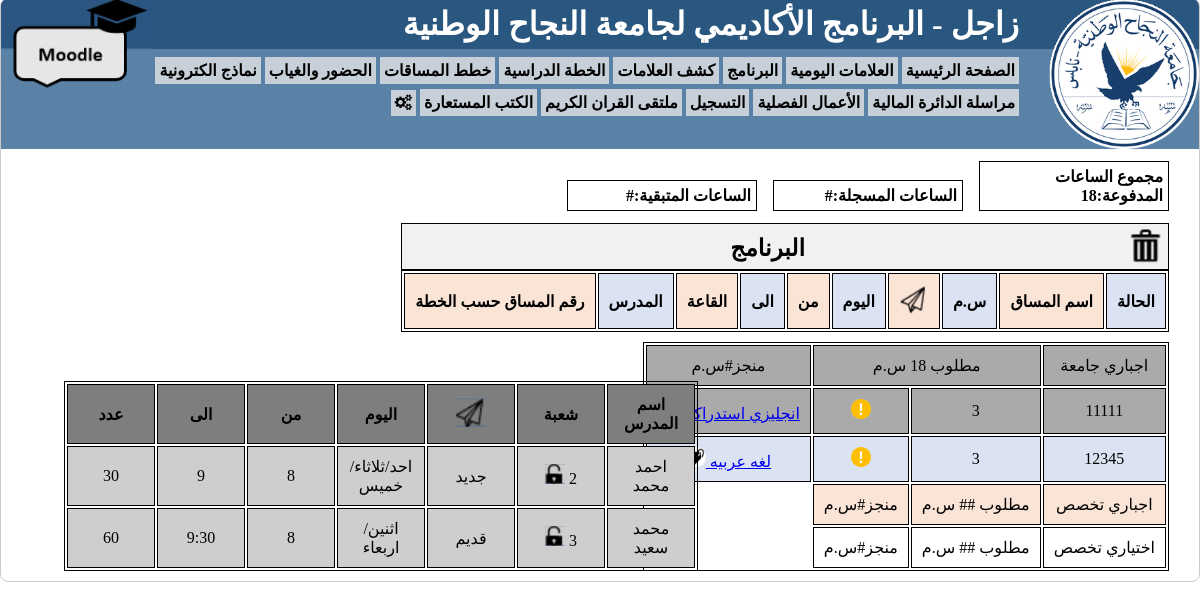
Screenshot of /sign-up.php?det&courseId=11111 (signed in) with the database file from the repository.
### tables this page shows
CREATE TABLE `course` (
  `courseId` int(11) NOT NULL,
  `courseName` varchar(200) NOT NULL,
  `courseClock` int(11) NOT NULL,
  `room` varchar(20) NOT NULL,
  `courseType` int(11) NOT NULL
);

CREATE TABLE `courseSection` (
  `courseId` int(11) NOT NULL,
  `sectionNumber` int(11) NOT NULL,
  `courseTeacher` varchar(200) NOT NULL,
  `campus` varchar(20) NOT NULL,
  `courseDay` varchar(200) NOT NULL,
  `courseFrom` varchar(11) NOT NULL,
  `CourseTo` varchar(11) NOT NULL,
  `capacity` int(11) NOT NULL,
  `numberOfStudent` int(11) NOT NULL DEFAULT '0'
);

### getCourse.php (called while the page is built)
<?php
require_once('login/functions/connect.php');
$getCourseSQL="SELECT * FROM course where courseType=1";
$getCourseResult=$conn->query($getCourseSQL);

### getSection.php (called while the page is built)
<?php
require_once('login/functions/connect.php');
$getSectionsSQL="SELECT * FROM course
INNER JOIN courseSection
on course.courseId=courseSection.courseId
where course.courseId=$courseId";
$getSectionResult=$conn->query($getSectionsSQL);

### sign-up.php (the view, shortened to what this page needs)
<!DOCTYPE html>
<html>
<head>
    <link rel="stylesheet" href="css/font-awesome.min.css">
    <link rel="stylesheet" href="css/main.css">
    <link rel="stylesheet" href="css/sign-up.css">
</head>
<body>
    <div class="container">
        <div class="main">
            <h1>زاجل - البرنامج الأكاديمي لجامعة النجاح الوطنية</h1>
            <div class="navbar">
                <ul>
                    <li><a href="index.php">الصفحة الرئيسية</a></li>
                    <li><a href="#">العلامات اليومية</a></li>
                    <li><a href="#">البرنامج</a></li>
                    <li><a href="grades.php">كشف العلامات</a></li>
                    <li><a href="study-plan.html">الخطة الدراسية</a></li>
                    <li><a href="#">خطط المساقات</a></li>
                    <li><a href="attendance.html">الحضور والغياب</a></li>
                    <li><a href="#">نماذج الكترونية</a></li>
                    <li><a href="#">مراسلة الدائرة المالية</a></li>
                    <li><a href="#">الأعمال الفصلية</a></li>
                    <li><a href="sign-up.php">التسجيل</a></li>
                    <li><a href="#">ملتقى القران الكريم</a></li>
                    <li><a href="#">الكتب المستعارة</a></li>
                    <li><a href="setting.php"><i class="fa fa-cogs"></i></a></li>
                </ul>
            </div>
            <img class="right-img" src="images/s.png" alt="najah" width="150" height="150">
            <a href="https://moodle.najah.edu/"><img class="left-img" src="images/moodle.png" alt="moodle" width="150"
                    height="92"></a>
            <div class="info sign-up">
                <ul>
                    <li>مجموع الساعات المدفوعة:18</li>
                    <li>الساعات المسجلة:#</li>
                    <li>الساعات المتبقية:#</li>
                </ul>
                <table class="one">
                    <caption>
                        <h3>البرنامج</h3>
                        <a href="sign-up.php?deleteAll"><img class="trash" src="images/trash.png" width="35" height="35" alt="trash">
</a>
                    </caption>
                    <thead>
                        <tr>
                            <td>الحالة</td>
                            <td>اسم المساق</td>
                            <td>س.م</td>
                            <td><img src="images/2020-05-02_011340.png" width="30" height="30" alt="pointer"></td>
                            <td>اليوم</td>
                            <td>من</td>
                            <td>الى</td>
                            <td>القاعة</td>
                            <td>المدرس</td>
                            <td>رقم المساق حسب الخطة</td>
                        </tr>
                    </thead>
                        <?php
                        require_once('getSignUpCourse.php');
                            ?>
                </table>
                <table class="two">
                    <tbody>
                        <tr>
                            <td onclick='getMand()'>اجباري جامعة</td>
                            <td colspan='2'>مطلوب 18 س.م</td>
                            <td>منجز#س.م</td>
                        </tr>
                        <?php
                            require_once('getCourse.php');
                            while ($course=$getCourseResult->fetch_assoc()) { ?>
                         <tr class='display-none xx'>
                            <td><?php echo $course['courseId'];?>
                        </td>
                            <td><?php echo $course['courseClock'];?></td>
                            <td><img src='images/wonder.png'></td>
                            <td><a href="sign-up.php?det&courseId=<?php echo $course['courseId']?>"><?php echo $course['courseName'];?> </a>
                            <img  onclick='getinsideTable()' src='images/pen.png' />
                        </td>
                        </tr>
                            <?php } ?>
                        <tr>
                            <td>اجباري تخصص</td>
                            <td>مطلوب ## س.م</td>
                            <td>منجز#س.م</td>
                        </tr>
                        <tr>
                            <td>اختياري تخصص</td>
                            <td>مطلوب ## س.م</td>
                            <td>منجز#س.م</td>
                        </tr>
                    </tbody>
                </table>
<?php
if (isset($_GET['det'])) {
    $courseId=$_GET['courseId'];
    require_once('getSection.php'); ?>
            <table class="three">
                    <thead>
                        <tr>
                            <td>اسم المدرس</td>
                            <td>شعبة</td>
                            <td><img src="images/2020-05-02_015553.png" width="30" height="30" alt="pointer"></td>
                            <td>اليوم</td>
                            <td>من</td>
                            <td>الى</td>
                            <td>عدد</td>
                        </tr>
                    </thead>
                    <tbody>
    <?php
    while ($sections=$getSectionResult->fetch_assoc()) {
        ?>
                        <tr>
                        <td><?php echo $sections['courseTeacher']; ?></td>
                            <td><?php echo $sections['sectionNumber']; ?>
                            <a href="sign-up.php?section=<?php echo $sections['sectionNumber']; ?>&add=<?php echo $sections['courseId']; ?>">
                                <img src="images/black.png" width="20" height="20" alt="black">
    </a></td>
                            <td><?php echo $sections['campus']; ?></td>
                            <td><?php echo $sections['courseDay']; ?></td>
                            <td><?php echo $sections['courseFrom']; ?></td>
                            <td><?php echo $sections['CourseTo']; ?></td>
                            <td><?php echo $sections['capacity']; ?></td>
                        </tr>
    <?php
    }
}?>
                    </tbody>
                </table>
            </div>
        </div>
    </div>
</body>
</html>

### css/main.css (style rules this page uses)
* { padding:0; margin:0; box-sizing:border-box; direction:rtl; text-align:right; }
body { direction:rtl; text-align:right; margin-top:-42px; }
.container { width:1200px; margin:auto; }
.main { border:1px solid #ccc; margin-top:40px; border-radius:8px; margin-bottom:15px; position:relative; overflow:hidden }
.main > h1 { background-color:#2a577f; padding:6px 180px 6px 0; color:#fff }
.main .navbar { min-height:100px; background-color:#5982a6; padding:8px 180px 0 150px; }
.main .navbar ul { list-style:none; }
.main .navbar ul li { display:inline-block; background-color:#c7d0d8; padding:4px; margin-bottom:5px }
.main .navbar ul li a { text-decoration:none; color:#000; font-size:16px; font-weight:bold; }
.main .right-img { position:absolute; top:0 }
.main .left-img { position:absolute; top:0; left:0 }
.main .info { position:relative; min-height:420px; background:url('../images/image2.jpg') no-repeat; background-size:100% 400px }

### css/sign-up.css (style rules this page uses)
.main .sign-up { background:none }
.main .sign-up ul { list-style:none; margin:12px 30px; }
.main .sign-up ul li { display:inline-block; padding:5px; width:190px; border:1px solid #000; font-weight:bold; margin-left:12px; }
.main .sign-up table { border:1px solid #000; margin-right:30px; margin-bottom:10px; }
.main .sign-up table.one caption { border:1px solid #000; text-align:center; font-weight:bold; font-size:20px; padding:5px; background-color:#f1f1f1; }
.main .sign-up table.one caption .trash { float:right }
.main .sign-up table.one caption h3 { display:inline-block; margin-top:5px; }
.main .sign-up table td { border:1px solid #000; padding:10px; text-align:center }
.main .sign-up table thead td { font-weight:bold }
.main .sign-up table.one thead td:nth-of-type(odd) { background-color:#dbe3f3 }
.main .sign-up table.one thead td:nth-of-type(even) { background-color:#fae4d6 }
.main .sign-up table.two tbody tr:nth-of-type(1), .main .sign-up table.two tbody tr:nth-of-type(2) { background-color:#aaa }
.main .sign-up table.two tbody tr:nth-of-type(3) { background-color:#dbe3f3 }
.main .sign-up table.two tbody tr:nth-of-type(4) { background-color:#fae4d6 }
.main .two img { width:20px; }
.main .sign-up table.three { position:absolute; bottom:0px; right:471px; }
.main .sign-up table.three thead td { background-color:#7e7e7e; width:88px; }
.main .sign-up table.three tbody td { background-color:#cfcdcd }
.display-none { display:none; }
.three { display:none; }

### sign-up.php (style rules this page uses)
.three { display:table-row; }
.xx { display:table-row; }

### rows the page displays
course: courseId "11111", courseClock "3", courseName "انجليزي استدراكي"
course: courseId "12345", courseClock "3", courseName "لغه عربيه"
coursesection: courseTeacher "احمد محمد", sectionNumber "2", campus "جديد", courseDay "احد/ثلاثاء/خميس", courseFrom "8", CourseTo "9", capacity "30"
coursesection: courseTeacher "محمد سعيد", sectionNumber "3", campus "قديم", courseDay "اثنين/اربعاء", courseFrom "8", CourseTo "9:30", capacity "60"
